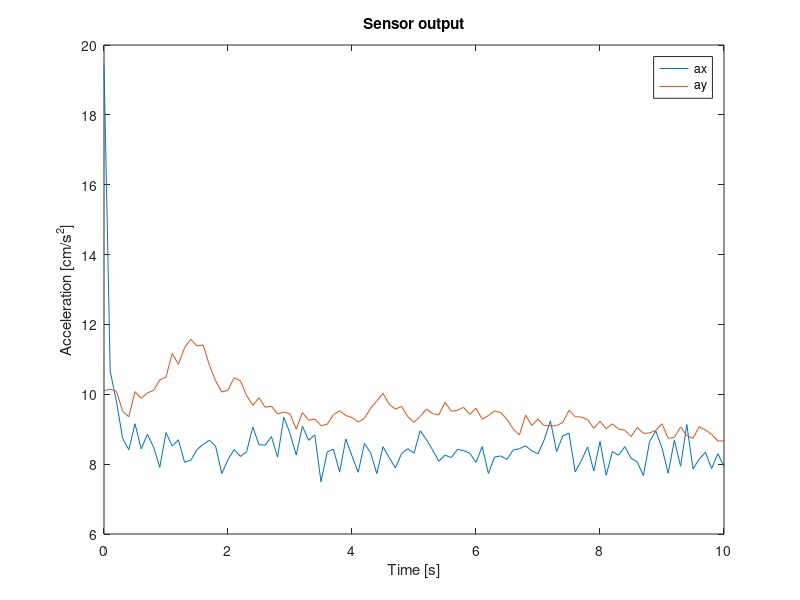
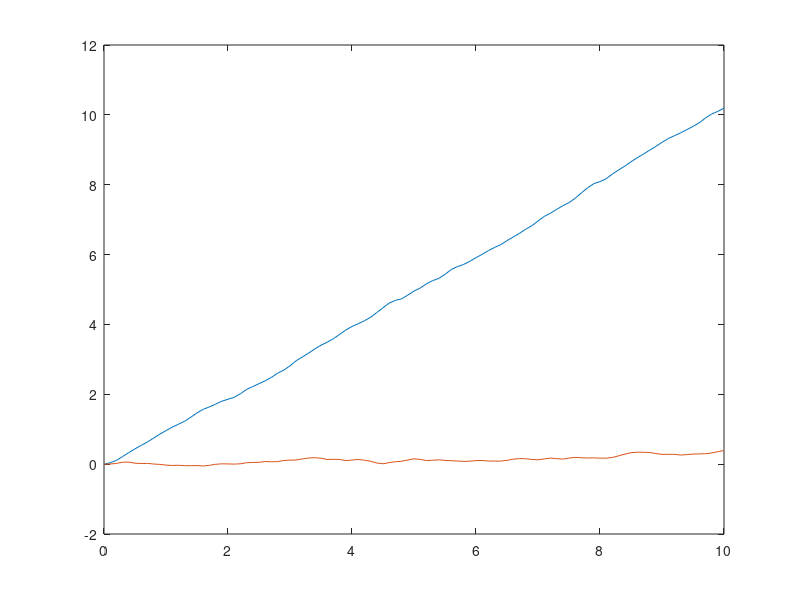

Write MATLAB code to recreate these figures, in order. (Note: this script raises an error after producing the figures.)
close all; clear all;

%% Instructions for use
% Change what needs to be changed, then remember to change the
% caseName variable so that you write the correct file name.
% I changed the test case by commenting/uncommenting the relevant lines.

% Case names: (script is currently set to 'baseline')
%   baseline: u = 1 cm/s, standard sensor and system noise
%   10xSensNoise: baseline, but with 10x the sensor noise
%   10xSystNoise: basline, but with 10x the system noise
%   yMotion: baseline, but with u = 0 cm/s and v = 1 cm/s
%   stationary: baseline, but with u = 0 cm/s

%% Set up
dt = 0.1;
t = 0:dt:10;
N = length(t);

% 'True' state vector
X = zeros(4, N);

% Velocity noise covariance
stateNoise = 0.1*eye(2);
% stateNoise = 10*0.1*eye(2);

% Sensor noise covariance
senseNoise = [0.21337 0; ...
              0       0.022288];
% senseNoise = 10*[0.21337 0; ...
%                 0       0.022288];

% Simulated sensor model
h = @(x, y) [(8.3741*x + 0.2395)./(x + 0.0123); ...
             (8.3558*y + 1.3344)./(y + 0.1294)];

%% Simulate motion
% Set velocity profile
u = 1*ones(1, N);
v = 0*ones(1, N);
% u = 0*ones(1, N);
% v = 1*ones(1, N);
% u = 0*ones(1, N);
% v = 0*ones(1, N);

% Calculate noise
randn('seed', 0);       % I don't think this line is necessary?
w  = mvnrnd([0 0], stateNoise, N)';
v1 = mvnrnd([0 0], senseNoise, N)';

% Add noise to states
u = u + w(1, :);
v = v + w(2, :);

% Calculate displacement
x = cumtrapz(t, u);
y = cumtrapz(t, v);
% Shawn, stop giggling

% Feed position to sensor to calculate accelerations
Y = h(x, y);
axSense = Y(1, :);
aySense = Y(2, :);

% Add noise to sensor readings
axSense = axSense + v1(1, :);
aySense = aySense + v1(2, :);

%% Plot simulated data
figure(1);
plot(t, axSense, t, aySense);
title('Sensor output');
legend('ax', 'ay');
xlabel('Time [s]');
ylabel('Acceleration [cm/s^2]');

figure(2);
plot(t, x, t, y);
yyaxis right;
plot(t, u, t, v);
ylabel('Velocity [cm/s]');
yyaxis left;
title('Ground truth');
xlabel('Time [s]');
ylabel('Position [cm]');
legend('x', 'y', 'u', 'v');

%% Write data files
% Change this to change the file name
caseName = 'baseline';

M = [t; x; y; u; v]';
writematrix(M, ['Simulation/' caseName '-groundtruth.csv']);
M = [t; axSense; aySense]';
writematrix(M, ['Simulation/' caseName '-sensordata.csv']);